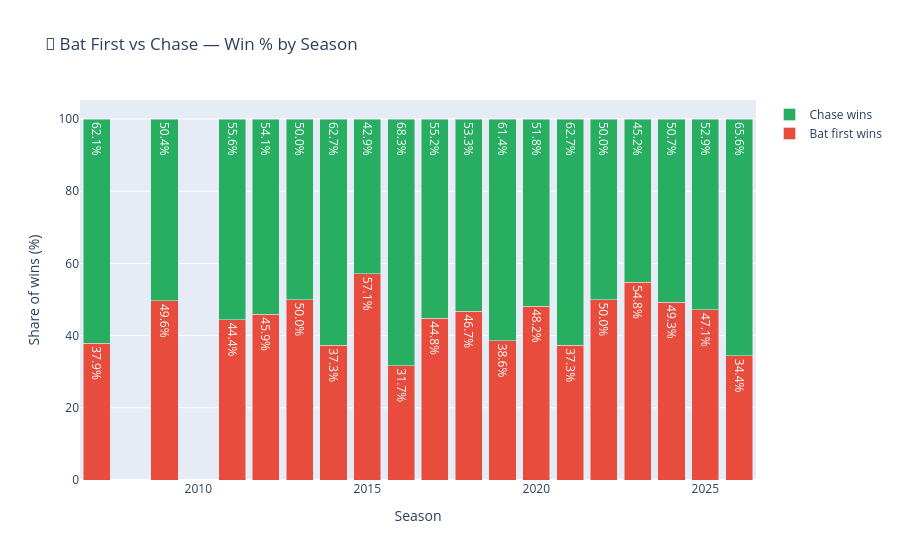

The notebook cell saved with this chart:
### Markdown cell above
## 🎤 Fact #5 — *The 100-Crore Question: Bat First or Chase?*

> **"Conventional wisdom says 'win the toss, bowl second'. Is it actually true?"**

### Code cell
m = matches.dropna(subset=['toss_decision', 'team1', 'team2', 'winner', 'toss_winner']).copy()
m['bat_first_team'] = np.where(
    m['toss_decision'] == 'bat',
    m['toss_winner'],
    np.where(m['toss_winner'] == m['team1'], m['team2'], m['team1'])
)
m['bat_first_won'] = (m['bat_first_team'] == m['winner']).astype(int)

by_season = m.groupby('season_year').agg(
    bat_first_wins=('bat_first_won', 'sum'),
    total=('match_id', 'count')
).reset_index()
by_season['bat_first_pct'] = (by_season['bat_first_wins'] / by_season['total'] * 100).round(1)
by_season['chase_pct']     = 100 - by_season['bat_first_pct']

fig = go.Figure()
fig.add_trace(go.Bar(name='Bat first wins',
                     x=by_season['season_year'], y=by_season['bat_first_pct'],
                     marker_color='#e74c3c',
                     text=by_season['bat_first_pct'].astype(str) + '%',
                     textposition='inside'))
fig.add_trace(go.Bar(name='Chase wins',
                     x=by_season['season_year'], y=by_season['chase_pct'],
                     marker_color='#27ae60',
                     text=by_season['chase_pct'].astype(str) + '%',
                     textposition='inside'))
fig.update_layout(barmode='stack',
                  title='🎯 Bat First vs Chase — Win % by Season',
                  xaxis_title='Season', yaxis_title='Share of wins (%)',
                  height=500)
fig.show()

overall_bat = m['bat_first_won'].mean() * 100
print(f'\n💡 Across all IPL history, teams batting first win {overall_bat:.1f}% of matches.')
print(f'   So chasing wins ~{100-overall_bat:.0f}% — but it has varied wildly by season.')
print(f'   Recent trend: dew, smaller boundaries, better batters — chasers have the edge.')

### Figure 1 — Plotly figure (JSON) as saved in the notebook; plotly's stock layout.template omitted (floating-point values rounded to 4 significant figures)
{"data": [{"marker": {"color": "#e74c3c"}, "name": "Bat first wins", "text": ["37.9%", "49.6%", "44.4%", "45.9%", "50.0%", "37.3%", "57.1%", "31.7%", "44.8%", "46.7%", "38.6%", "48.2%", "37.3%", "50.0%", "54.8%", "49.3%", "47.1%", "34.4%"], "textposition": "inside", "type": "bar", "x": [2007, 2009, 2011, 2012, 2013, 2014, 2015, 2016, 2017, 2018, 2019, 2020, 2021, 2022, 2023, 2024, 2025, 2026], "y": [37.9, 49.6, 44.4, 45.9, 50, 37.3, 57.1, 31.7, 44.8, 46.7, 38.6, 48.2, 37.3, 50, 54.8, 49.3, 47.1, 34.4]}, {"marker": {"color": "#27ae60"}, "name": "Chase wins", "text": ["62.1%", "50.4%", "55.6%", "54.1%", "50.0%", "62.7%", "42.9%", "68.3%", "55.2%", "53.3%", "61.4%", "51.8%", "62.7%", "50.0%", "45.2%", "50.7%", "52.9%", "65.6%"], "textposition": "inside", "type": "bar", "x": [2007, 2009, 2011, 2012, 2013, 2014, 2015, 2016, 2017, 2018, 2019, 2020, 2021, 2022, 2023, 2024, 2025, 2026], "y": [62.1, 50.4, 55.6, 54.1, 50, 62.7, 42.9, 68.3, 55.2, 53.3, 61.4, 51.8, 62.7, 50, 45.2, 50.7, 52.9, 65.6]}], "layout": {"autosize": true, "barmode": "stack", "title": {"text": "🎯 Bat First vs Chase — Win % by Season"}, "xaxis": {"autorange": true, "range": [2006.0, 2026.0], "title": {"text": "Season"}, "type": "linear"}, "yaxis": {"autorange": true, "range": [0, 105.3], "title": {"text": "Share of wins (%)"}, "type": "linear"}}}
